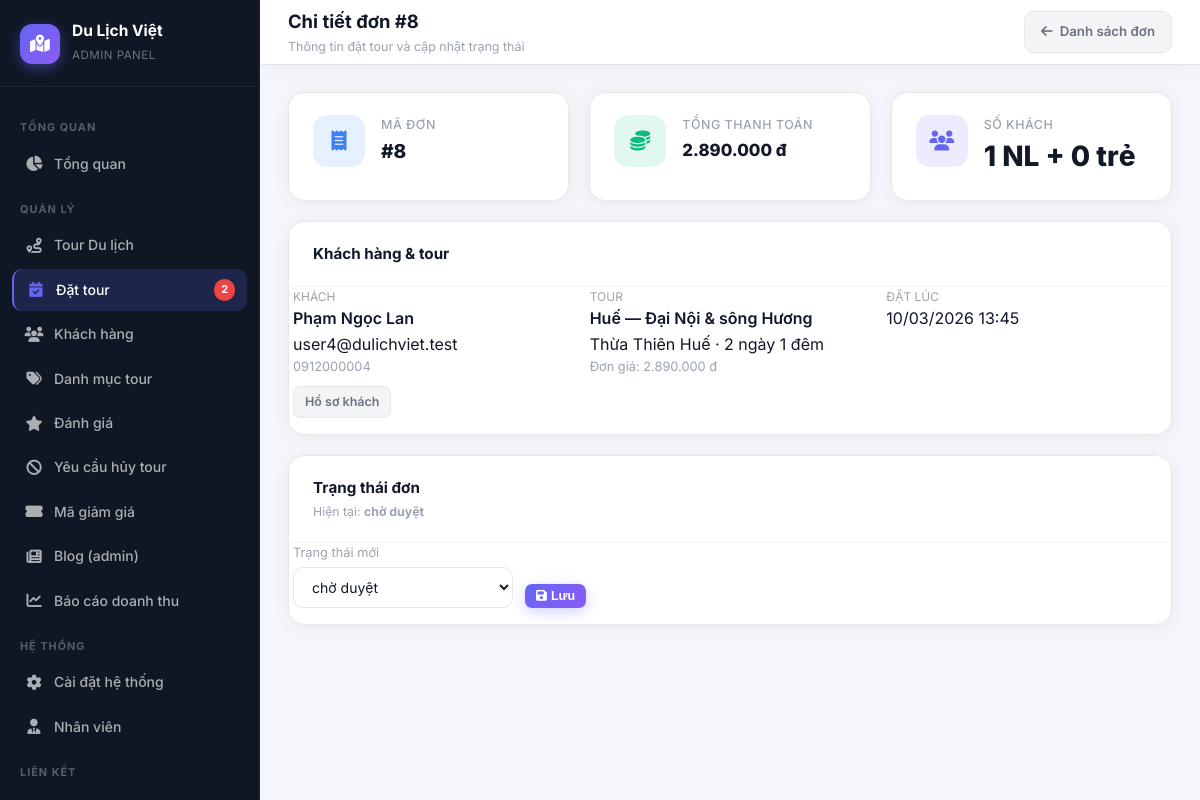
The page /admin/bookings/detail.php?id=8 (signed in) on the database as committed earlier.
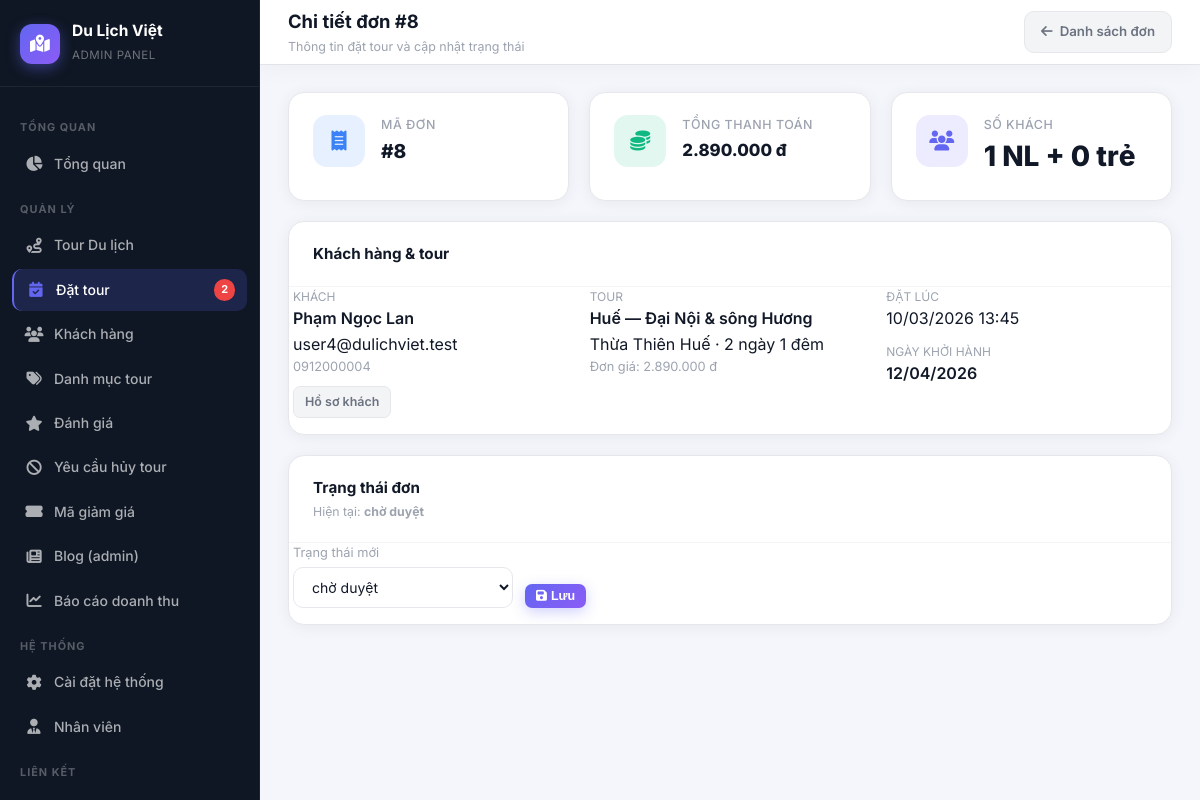
The same page on the database as committed later.
### tables this page shows
CREATE TABLE `bookings` (
  `id` INT UNSIGNED NOT NULL AUTO_INCREMENT,
  `user_id` INT UNSIGNED NOT NULL,
  `tour_id` INT UNSIGNED NOT NULL,
  `adults` INT UNSIGNED NOT NULL DEFAULT 1,
  `children` INT UNSIGNED NOT NULL DEFAULT 0,
  `departure_date` DATE NULL DEFAULT NULL,
  `coupon_code` VARCHAR(40) NULL DEFAULT NULL,
  `discount_amount` DECIMAL(12,2) NOT NULL DEFAULT 0.00,
  `holiday_surcharge_percent` TINYINT UNSIGNED NOT NULL DEFAULT 0,
  `holiday_surcharge_amount` DECIMAL(12,2) NOT NULL DEFAULT 0.00,
  `total_amount` DECIMAL(12,2) NOT NULL DEFAULT 0.00,
  `status` ENUM(
    'chờ duyệt',
    'đã xác nhận',
    'đã thanh toán',
    'yêu cầu hủy',
    'đã hủy'
  ) NOT NULL DEFAULT 'chờ duyệt',
  `cancel_reason` TEXT NULL DEFAULT NULL,
  `created_at` DATETIME NOT NULL DEFAULT CURRENT_TIMESTAMP,
  `updated_at` DATETIME NULL DEFAULT NULL ON UPDATE CURRENT_TIMESTAMP,
  PRIMARY KEY (`id`),
  KEY `idx_bookings_user` (`user_id`),
  KEY `idx_bookings_tour` (`tour_id`),
  KEY `idx_bookings_status` (`status`),
  KEY `idx_bookings_created` (`created_at`),
  CONSTRAINT `fk_bookings_user`
    FOREIGN KEY (`user_id`) REFERENCES `users` (`id`)
    ON DELETE CASCADE ON UPDATE CASCADE,
  CONSTRAINT `fk_bookings_tour`
    FOREIGN KEY (`tour_id`) REFERENCES `tours` (`id`)
    ON DELETE RESTRICT ON UPDATE CASCADE
);

CREATE TABLE `users` (
  `id` INT UNSIGNED NOT NULL AUTO_INCREMENT,
  `full_name` VARCHAR(120) NOT NULL,
  `email` VARCHAR(190) NOT NULL,
  `password` VARCHAR(255) NOT NULL,
  `phone` VARCHAR(20) NOT NULL DEFAULT '',
  `role` ENUM('user','staff','admin') NOT NULL DEFAULT 'user',
  `is_active` TINYINT(1) NOT NULL DEFAULT 1,
  `created_at` DATETIME NOT NULL DEFAULT CURRENT_TIMESTAMP,
  `updated_at` DATETIME NULL DEFAULT NULL ON UPDATE CURRENT_TIMESTAMP,
  PRIMARY KEY (`id`),
  UNIQUE KEY `uq_users_email` (`email`),
  KEY `idx_users_role` (`role`)
);

CREATE TABLE `tours` (
  `id` INT UNSIGNED NOT NULL AUTO_INCREMENT,
  `category_id` INT UNSIGNED NULL DEFAULT NULL,
  `tour_name` VARCHAR(255) NOT NULL,
  `description` TEXT NULL,
  `itinerary` MEDIUMTEXT NULL DEFAULT NULL,
  `destination` VARCHAR(255) NOT NULL,
  `duration` VARCHAR(80) NOT NULL DEFAULT '',
  `price` DECIMAL(12,2) NOT NULL DEFAULT 0.00,
  `image_url` VARCHAR(512) NULL DEFAULT NULL,
  `available_slots` INT UNSIGNED NOT NULL DEFAULT 0,
  `status` ENUM('hiện','ẩn') NOT NULL DEFAULT 'hiện',
  `created_at` DATETIME NOT NULL DEFAULT CURRENT_TIMESTAMP,
  `updated_at` DATETIME NULL DEFAULT NULL ON UPDATE CURRENT_TIMESTAMP,
  PRIMARY KEY (`id`),
  KEY `idx_tours_category` (`category_id`),
  KEY `idx_tours_status` (`status`),
  CONSTRAINT `fk_tours_category`
    FOREIGN KEY (`category_id`) REFERENCES `categories` (`id`)
    ON DELETE SET NULL ON UPDATE CASCADE
);

### includes/functions.php (called while the page is built, shortened)
<?php
function app_project_web_base(): string
{
    $sn = str_replace('\\', '/', (string) ($_SERVER['SCRIPT_NAME'] ?? ''));
    $dir = rtrim(dirname($sn), '/');
    $base = preg_replace('#(?:/admin|/staff|/auth|/frontend)(?:/.*)?$#', '', $dir);
    return $base === $dir ? $dir : (string) $base;
}
function app_url(string $path): string
{
    $b = app_project_web_base();
    $path = ltrim($path, '/');
    return ($b === '' ? '' : $b) . '/' . $path;
}
function app_admin_url(string $path): string
{
    return app_url('admin/' . ltrim($path, '/'));
}
function app_asset_url(string $path): string
{
    return app_url('assets/' . ltrim($path, '/'));
}

### admin/bookings/detail.php (the view, shortened to what the changed rows need)
<?php
require_once dirname(__DIR__, 2) . '/includes/db.php';
$id = (int) ($_GET['id'] ?? 0);
$allowedStatus = ['chờ duyệt', 'đã xác nhận', 'đã thanh toán', 'yêu cầu hủy', 'đã hủy'];
$row = null;
if ($id > 0) {
    try {
        $stmt = $pdo->prepare(
            "SELECT b.*, u.full_name, u.email, u.phone, u.id AS user_id,
                    t.tour_name, t.destination, t.duration, t.price AS tour_price
             FROM bookings b
             JOIN users u ON u.id = b.user_id
             JOIN tours t ON t.id = b.tour_id
             WHERE b.id = :id LIMIT 1"
        );
        $stmt->execute(['id' => $id]);
        $row = $stmt->fetch();
    } catch (Throwable) {
        $row = null;
    }
}
function h(mixed $v): string
{
    return htmlspecialchars((string) $v, ENT_QUOTES, 'UTF-8');
}
function money_fmt(float $n): string
{
    return number_format($n, 0, ',', '.') . ' đ';
}
$pageTitle    = 'Chi tiết đơn #' . ($row ? (string) $row['id'] : '?');
$pageSubtitle = 'Thông tin đặt tour và cập nhật trạng thái';
require dirname(__DIR__, 2) . '/includes/admin_header.php';
?>
<?php if (!$row): ?>
  <div class="data-card">
    <p class="cell-muted">Không tìm thấy đơn đặt.</p>
    <a href="list.php" class="btn btn-ghost btn-sm">← Quay lại</a>
  </div>
<?php else: ?>
  <div class="stats-grid" style="grid-template-columns:repeat(auto-fit,minmax(200px,1fr));margin-bottom:20px">
    <div class="stat-card">
      <div class="stat-icon blue"><i class="fas fa-receipt"></i></div>
      <div class="stat-info">
        <div class="stat-label">Mã đơn</div>
        <div class="stat-value" style="font-size:1.2rem">#<?= (int) $row['id'] ?></div>
      </div>
    </div>
    <div class="stat-card">
      <div class="stat-icon green"><i class="fas fa-coins"></i></div>
      <div class="stat-info">
        <div class="stat-label">Tổng thanh toán</div>
        <div class="stat-value" style="font-size:1.05rem"><?= money_fmt((float) $row['total_amount']) ?></div>
      </div>
    </div>
    <div class="stat-card">
      <div class="stat-icon purple"><i class="fas fa-users"></i></div>
      <div class="stat-info">
        <div class="stat-label">Số khách</div>
        <div class="stat-value"><?= (int) $row['adults'] ?> NL + <?= (int) $row['children'] ?> trẻ</div>
      </div>
    </div>
  </div>
  <div class="data-card" style="margin-bottom:20px">
    <div class="data-card-header">
      <div>
        <div class="data-card-title">Khách hàng & tour</div>
      </div>
    </div>
    <div style="display:grid;grid-template-columns:repeat(auto-fit,minmax(260px,1fr));gap:16px;padding:0 4px 16px">
      <div>
        <div class="cell-muted" style="font-size:0.75rem;text-transform:uppercase">Khách</div>
        <div class="cell-bold"><?= h($row['full_name']) ?></div>
        <div><?= h($row['email']) ?></div>
        <div class="cell-muted"><?= h($row['phone']) ?></div>
        <a href="<?= h(app_admin_url('users/detail.php?id=' . (int) $row['user_id'])) ?>" class="btn btn-ghost btn-sm" style="margin-top:8px">Hồ sơ khách</a>
      </div>
      <div>
        <div class="cell-muted" style="font-size:0.75rem;text-transform:uppercase">Tour</div>
        <div class="cell-bold"><?= h($row['tour_name']) ?></div>
        <div><?= h($row['destination']) ?> · <?= h($row['duration']) ?></div>
        <div class="cell-muted">Đơn giá: <?= money_fmt((float) $row['tour_price']) ?></div>
      </div>
      <div>
        <div class="cell-muted" style="font-size:0.75rem;text-transform:uppercase">Đặt lúc</div>
        <div><?= date('d/m/Y H:i', strtotime((string) $row['created_at'])) ?></div>
        <?php
          $depD = $row['departure_date'] ?? null;
          if ($depD): ?>
          <div class="cell-muted" style="margin-top:10px;font-size:0.75rem;text-transform:uppercase">Ngày khởi hành</div>
          <div class="cell-bold"><?= h(date('d/m/Y', strtotime((string) $depD))) ?></div>
        <?php endif; ?>
      </div>
    </div>
  </div>
  <div class="data-card">
    <div class="data-card-header">
      <div>
        <div class="data-card-title">Trạng thái đơn</div>
        <div class="data-card-sub">Hiện tại: <strong><?= h($row['status']) ?></strong></div>
      </div>
    </div>
    <form method="post" style="padding:0 4px 16px;display:flex;flex-wrap:wrap;gap:12px;align-items:flex-end">
      <div>
        <label class="cell-muted" style="display:block;font-size:0.8rem;margin-bottom:4px">Trạng thái mới</label>
        <select name="status" class="form-control" style="min-width:220px">
          <?php foreach ($allowedStatus as $st): ?>
            <option value="<?= h($st) ?>" <?= (string) $row['status'] === $st ? 'selected' : '' ?>><?= h($st) ?></option>
          <?php endforeach; ?>
        </select>
      </div>
      <button type="submit" name="update_status" value="1" class="btn btn-primary btn-sm">
        <i class="fas fa-save"></i> Lưu
      </button>
    </form>
  </div>
<?php endif; ?>
<?php require dirname(__DIR__, 2) . '/includes/admin_footer.php'; ?>

### includes/admin_header.php (shortened to what the changed rows need)
<?php
require_once __DIR__ . '/functions.php';
$pageTitle    = isset($pageTitle)    ? (string) $pageTitle    : 'Tổng quan';
$pageSubtitle = isset($pageSubtitle) ? (string) $pageSubtitle : '';
function adminH(mixed $v): string {
    return htmlspecialchars((string) $v, ENT_QUOTES, 'UTF-8');
}
?>
<!doctype html>
<html lang="vi">
<head>
  <link rel="stylesheet" href="https://cdnjs.cloudflare.com/ajax/libs/font-awesome/6.5.0/css/all.min.css" />
  <link rel="stylesheet" href="<?= htmlspecialchars(app_asset_url('css/admin.css'), ENT_QUOTES, 'UTF-8') ?>" />
</head>
<body>
<div class="admin-layout">
  <main class="admin-main">
    <header class="admin-topbar">
      <div class="topbar-title">
        <h1><?= adminH($pageTitle) ?></h1>
        <?php if ($pageSubtitle): ?>
          <p><?= adminH($pageSubtitle) ?></p>
        <?php endif; ?>
      </div>
    </header>
    <div class="admin-body">

Rows that differ between the two databases and show on the page:
changed bookings "Chi tiết đơn #8": departure_date (not shown) → "12/04/2026"
Other text that changed with them:
text now shown: "NGÀY KHỞI HÀNH"
